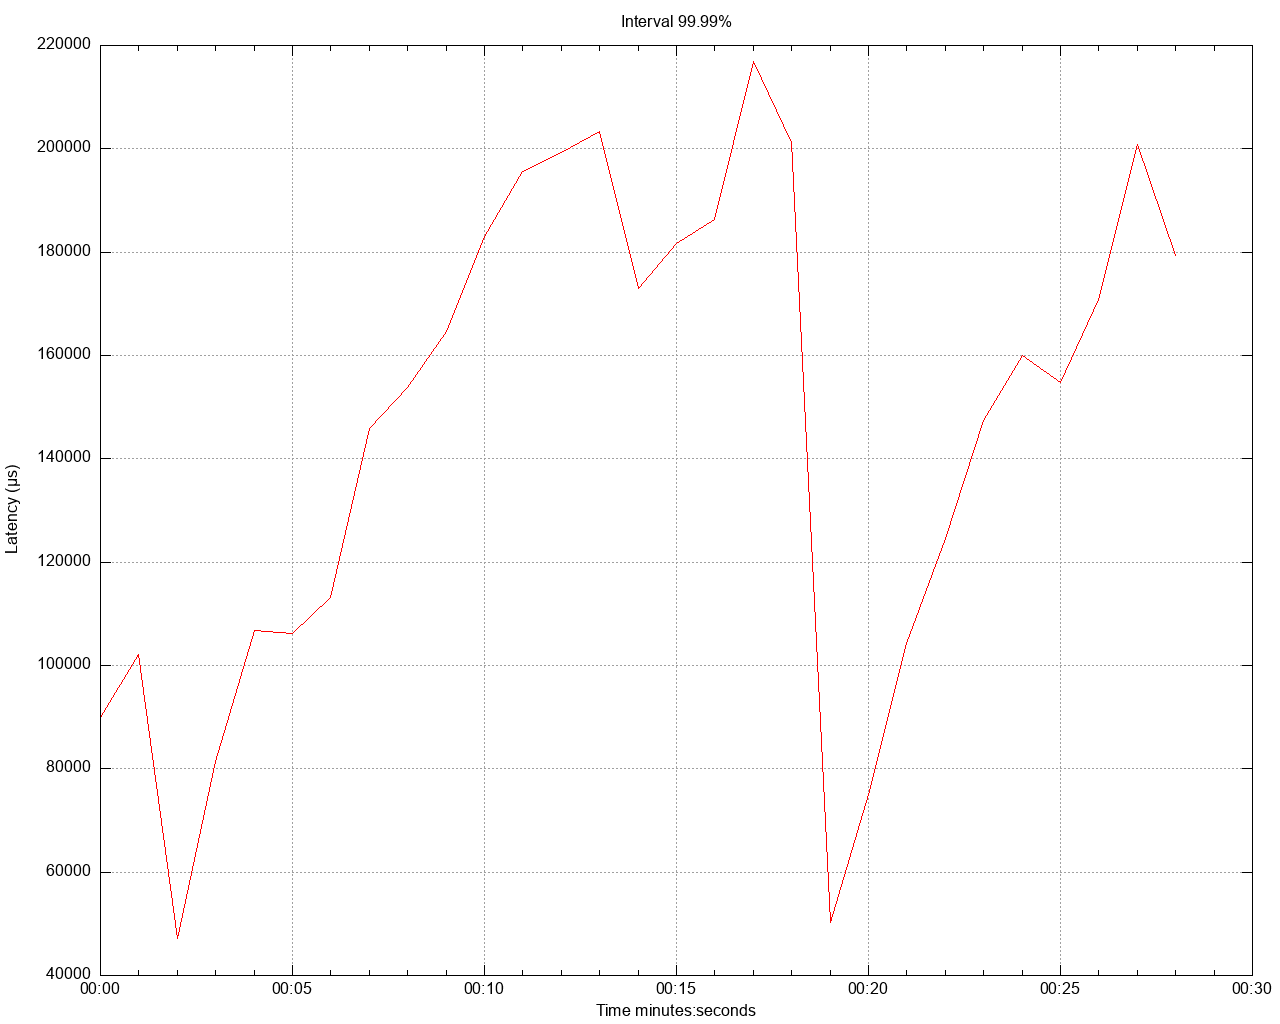

The script that saved this image:
set title 'Interval 99.99%' noenhanced
set style data lines
set datafile separator ","
set terminal png size 1280,1024
set grid
set key below
set xdata time
set timefmt "%s"
offset = 0
t0(x)=(offset=($0==0) ? x : offset, x - offset)
set xlabel 'Time minutes:seconds'
set ylabel 'Latency (μs)'
set output '/Users/gbarnett/git/hazelcast-simulator/atomiclong-3node-member/atomicreference/latency/latency_interval_9999_sixteenKbWrite.png'
plot \
   '/Users/gbarnett/git/hazelcast-simulator/atomiclong-3node-member/atomicreference/data/latency_interval_9999_sixteenKbWrite_1.data' using (t0(timecolumn(1))):2 title "" lt rgb "red", \
